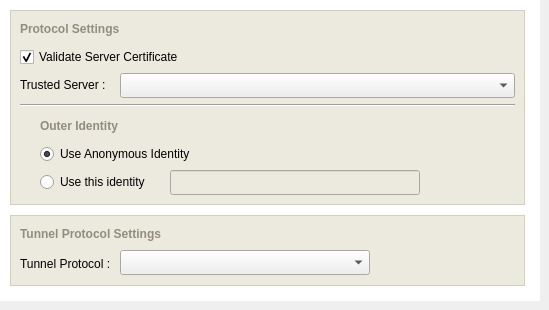
      <widget class="QWidget" name="widgetTabsProfilesProtocolSettingsPage" >
       <attribute name="title" >
        <string>Protocol Settings</string>
       </attribute>
       <widget class="QFrame" name="backgroundTabsProfilesProtocolSettingsPage" >
        <property name="geometry" >
         <rect>
          <x>0</x>
          <y>0</y>
          <width>540</width>
          <height>301</height>
         </rect>
        </property>
        <property name="palette" >
         <palette>
          <active>
           <colorrole role="Base" >
            <brush brushstyle="SolidPattern" >
             <color alpha="255" >
              <red>255</red>
              <green>255</green>
              <blue>255</blue>
             </color>
            </brush>
           </colorrole>
           <colorrole role="Window" >
            <brush brushstyle="SolidPattern" >
             <color alpha="255" >
              <red>255</red>
              <green>255</green>
              <blue>255</blue>
             </color>
            </brush>
           </colorrole>
          </active>
          <inactive>
           <colorrole role="Base" >
            <brush brushstyle="SolidPattern" >
             <color alpha="255" >
              <red>255</red>
              <green>255</green>
              <blue>255</blue>
             </color>
            </brush>
           </colorrole>
           <colorrole role="Window" >
            <brush brushstyle="SolidPattern" >
             <color alpha="255" >
              <red>255</red>
              <green>255</green>
              <blue>255</blue>
             </color>
            </brush>
           </colorrole>
          </inactive>
          <disabled>
           <colorrole role="Base" >
            <brush brushstyle="SolidPattern" >
             <color alpha="255" >
              <red>255</red>
              <green>255</green>
              <blue>255</blue>
             </color>
            </brush>
           </colorrole>
           <colorrole role="Window" >
            <brush brushstyle="SolidPattern" >
             <color alpha="255" >
              <red>255</red>
              <green>255</green>
              <blue>255</blue>
             </color>
            </brush>
           </colorrole>
          </disabled>
         </palette>
        </property>
        <property name="autoFillBackground" >
         <bool>true</bool>
        </property>
        <property name="frameShape" >
         <enum>QFrame::NoFrame</enum>
        </property>
        <property name="frameShadow" >
         <enum>QFrame::Plain</enum>
        </property>
        <property name="lineWidth" >
         <number>0</number>
        </property>
        <widget class="QFrame" name="dataFrameProfilesTunneledProtocolSettings" >
         <property name="geometry" >
          <rect>
           <x>10</x>
           <y>215</y>
           <width>515</width>
           <height>71</height>
          </rect>
         </property>
         <property name="minimumSize" >
          <size>
           <width>515</width>
           <height>25</height>
          </size>
         </property>
         <property name="maximumSize" >
          <size>
           <width>515</width>
           <height>101</height>
          </size>
         </property>
         <property name="palette" >
          <palette>
           <active>
            <colorrole role="WindowText" >
             <brush brushstyle="SolidPattern" >
              <color alpha="255" >
               <red>208</red>
               <green>208</green>
               <blue>191</blue>
              </color>
             </brush>
            </colorrole>
            <colorrole role="Base" >
             <brush brushstyle="SolidPattern" >
              <color alpha="255" >
               <red>255</red>
               <green>255</green>
               <blue>255</blue>
              </color>
             </brush>
            </colorrole>
            <colorrole role="Window" >
             <brush brushstyle="SolidPattern" >
              <color alpha="255" >
               <red>236</red>
               <green>234</green>
               <blue>223</blue>
              </color>
             </brush>
            </colorrole>
           </active>
           <inactive>
            <colorrole role="WindowText" >
             <brush brushstyle="SolidPattern" >
              <color alpha="255" >
               <red>208</red>
               <green>208</green>
               <blue>191</blue>
              </color>
             </brush>
            </colorrole>
            <colorrole role="Base" >
             <brush brushstyle="SolidPattern" >
              <color alpha="255" >
               <red>255</red>
               <green>255</green>
               <blue>255</blue>
              </color>
             </brush>
            </colorrole>
            <colorrole role="Window" >
             <brush brushstyle="SolidPattern" >
              <color alpha="255" >
               <red>236</red>
               <green>234</green>
               <blue>223</blue>
              </color>
             </brush>
            </colorrole>
           </inactive>
           <disabled>
            <colorrole role="WindowText" >
             <brush brushstyle="SolidPattern" >
              <color alpha="255" >
               <red>119</red>
               <green>119</green>
               <blue>119</blue>
              </color>
             </brush>
            </colorrole>
            <colorrole role="Base" >
             <brush brushstyle="SolidPattern" >
              <color alpha="255" >
               <red>236</red>
               <green>234</green>
               <blue>223</blue>
              </color>
             </brush>
            </colorrole>
            <colorrole role="Window" >
             <brush brushstyle="SolidPattern" >
              <color alpha="255" >
               <red>236</red>
               <green>234</green>
               <blue>223</blue>
              </color>
             </brush>
            </colorrole>
           </disabled>
          </palette>
         </property>
         <property name="autoFillBackground" >
          <bool>true</bool>
         </property>
         <property name="frameShape" >
          <enum>QFrame::Box</enum>
         </property>
         <property name="frameShadow" >
          <enum>QFrame::Plain</enum>
         </property>
         <widget class="QLabel" name="headerProfilesTunneledProtocolSettings" >
          <property name="geometry" >
           <rect>
            <x>10</x>
            <y>10</y>
            <width>460</width>
            <height>18</height>
           </rect>
          </property>
          <property name="minimumSize" >
           <size>
            <width>460</width>
            <height>18</height>
           </size>
          </property>
          <property name="maximumSize" >
           <size>
            <width>460</width>
            <height>18</height>
           </size>
          </property>
          <property name="palette" >
           <palette>
            <active>
             <colorrole role="WindowText" >
              <brush brushstyle="SolidPattern" >
               <color alpha="255" >
                <red>144</red>
                <green>141</green>
                <blue>124</blue>
               </color>
              </brush>
             </colorrole>
            </active>
            <inactive>
             <colorrole role="WindowText" >
              <brush brushstyle="SolidPattern" >
               <color alpha="255" >
                <red>144</red>
                <green>141</green>
                <blue>124</blue>
               </color>
              </brush>
             </colorrole>
            </inactive>
            <disabled>
             <colorrole role="WindowText" >
              <brush brushstyle="SolidPattern" >
               <color alpha="255" >
                <red>119</red>
                <green>119</green>
                <blue>119</blue>
               </color>
              </brush>
             </colorrole>
            </disabled>
           </palette>
          </property>
          <property name="font" >
           <font>
            <pointsize>9</pointsize>
            <weight>75</weight>
            <bold>true</bold>
           </font>
          </property>
          <property name="lineWidth" >
           <number>0</number>
          </property>
          <property name="text" >
           <string>Tunnel Protocol Settings</string>
          </property>
          <property name="alignment" >
           <set>Qt::AlignLeading|Qt::AlignLeft|Qt::AlignVCenter</set>
          </property>
          <property name="margin" >
           <number>0</number>
          </property>
          <property name="indent" >
           <number>0</number>
          </property>
         </widget>
         <widget class="QLabel" name="labelProfilesTunneledProtocol" >
          <property name="geometry" >
           <rect>
            <x>10</x>
            <y>38</y>
            <width>100</width>
            <height>22</height>
           </rect>
          </property>
          <property name="sizePolicy" >
           <sizepolicy vsizetype="Fixed" hsizetype="Fixed" >
            <horstretch>0</horstretch>
            <verstretch>0</verstretch>
           </sizepolicy>
          </property>
          <property name="palette" >
           <palette>
            <active>
             <colorrole role="WindowText" >
              <brush brushstyle="SolidPattern" >
               <color alpha="255" >
                <red>0</red>
                <green>0</green>
                <blue>0</blue>
               </color>
              </brush>
             </colorrole>
            </active>
            <inactive>
             <colorrole role="WindowText" >
              <brush brushstyle="SolidPattern" >
               <color alpha="255" >
                <red>0</red>
                <green>0</green>
                <blue>0</blue>
               </color>
              </brush>
             </colorrole>
            </inactive>
            <disabled>
             <colorrole role="WindowText" >
              <brush brushstyle="SolidPattern" >
               <color alpha="255" >
                <red>119</red>
                <green>119</green>
                <blue>119</blue>
               </color>
              </brush>
             </colorrole>
            </disabled>
           </palette>
          </property>
          <property name="lineWidth" >
           <number>0</number>
          </property>
          <property name="text" >
           <string>Tunnel Protocol :</string>
          </property>
          <property name="indent" >
           <number>0</number>
          </property>
         </widget>
         <widget class="QComboBox" name="dataComboProfilesTunneledProtocols" >
          <property name="geometry" >
           <rect>
            <x>110</x>
            <y>35</y>
            <width>250</width>
            <height>25</height>
           </rect>
          </property>
          <property name="minimumSize" >
           <size>
            <width>250</width>
            <height>25</height>
           </size>
          </property>
          <property name="maximumSize" >
           <size>
            <width>250</width>
            <height>25</height>
           </size>
          </property>
          <property name="maxCount" >
           <number>25</number>
          </property>
         </widget>
        </widget>
        <widget class="QFrame" name="dataFrameProfilesProtocolSettings" >
         <property name="geometry" >
          <rect>
           <x>10</x>
           <y>10</y>
           <width>515</width>
           <height>195</height>
          </rect>
         </property>
         <property name="minimumSize" >
          <size>
           <width>515</width>
           <height>100</height>
          </size>
         </property>
         <property name="maximumSize" >
          <size>
           <width>515</width>
           <height>200</height>
          </size>
         </property>
         <property name="palette" >
          <palette>
           <active>
            <colorrole role="WindowText" >
             <brush brushstyle="SolidPattern" >
              <color alpha="255" >
               <red>208</red>
               <green>208</green>
               <blue>191</blue>
              </color>
             </brush>
            </colorrole>
            <colorrole role="Base" >
             <brush brushstyle="SolidPattern" >
              <color alpha="255" >
               <red>255</red>
               <green>255</green>
               <blue>255</blue>
              </color>
             </brush>
            </colorrole>
            <colorrole role="Window" >
             <brush brushstyle="SolidPattern" >
              <color alpha="255" >
               <red>236</red>
               <green>234</green>
               <blue>223</blue>
              </color>
             </brush>
            </colorrole>
           </active>
           <inactive>
            <colorrole role="WindowText" >
             <brush brushstyle="SolidPattern" >
              <color alpha="255" >
               <red>208</red>
               <green>208</green>
               <blue>191</blue>
              </color>
             </brush>
            </colorrole>
            <colorrole role="Base" >
             <brush brushstyle="SolidPattern" >
              <color alpha="255" >
               <red>255</red>
               <green>255</green>
               <blue>255</blue>
              </color>
             </brush>
            </colorrole>
            <colorrole role="Window" >
             <brush brushstyle="SolidPattern" >
              <color alpha="255" >
               <red>236</red>
               <green>234</green>
               <blue>223</blue>
              </color>
             </brush>
            </colorrole>
           </inactive>
           <disabled>
            <colorrole role="WindowText" >
             <brush brushstyle="SolidPattern" >
              <color alpha="255" >
               <red>119</red>
               <green>119</green>
               <blue>119</blue>
              </color>
             </brush>
            </colorrole>
            <colorrole role="Base" >
             <brush brushstyle="SolidPattern" >
              <color alpha="255" >
               <red>236</red>
               <green>234</green>
               <blue>223</blue>
              </color>
             </brush>
            </colorrole>
            <colorrole role="Window" >
             <brush brushstyle="SolidPattern" >
              <color alpha="255" >
               <red>236</red>
               <green>234</green>
               <blue>223</blue>
              </color>
             </brush>
            </colorrole>
           </disabled>
          </palette>
         </property>
         <property name="autoFillBackground" >
          <bool>true</bool>
         </property>
         <property name="frameShape" >
          <enum>QFrame::Box</enum>
         </property>
         <property name="frameShadow" >
          <enum>QFrame::Plain</enum>
         </property>
         <widget class="Line" name="hlineProfiles" >
          <property name="geometry" >
           <rect>
            <x>10</x>
            <y>94</y>
            <width>495</width>
            <height>3</height>
           </rect>
          </property>
          <property name="orientation" >
           <enum>Qt::Horizontal</enum>
          </property>
         </widget>
         <widget class="QLabel" name="headerProfilesOuterIdentity" >
          <property name="geometry" >
           <rect>
            <x>30</x>
            <y>107</y>
            <width>460</width>
            <height>18</height>
           </rect>
          </property>
          <property name="minimumSize" >
           <size>
            <width>460</width>
            <height>18</height>
           </size>
          </property>
          <property name="maximumSize" >
           <size>
            <width>460</width>
            <height>18</height>
           </size>
          </property>
          <property name="palette" >
           <palette>
            <active>
             <colorrole role="WindowText" >
              <brush brushstyle="SolidPattern" >
               <color alpha="255" >
                <red>144</red>
                <green>141</green>
                <blue>124</blue>
               </color>
              </brush>
             </colorrole>
            </active>
            <inactive>
             <colorrole role="WindowText" >
              <brush brushstyle="SolidPattern" >
               <color alpha="255" >
                <red>144</red>
                <green>141</green>
                <blue>124</blue>
               </color>
              </brush>
             </colorrole>
            </inactive>
            <disabled>
             <colorrole role="WindowText" >
              <brush brushstyle="SolidPattern" >
               <color alpha="255" >
                <red>119</red>
                <green>119</green>
                <blue>119</blue>
               </color>
              </brush>
             </colorrole>
            </disabled>
           </palette>
          </property>
          <property name="font" >
           <font>
            <pointsize>9</pointsize>
            <weight>75</weight>
            <bold>true</bold>
           </font>
          </property>
          <property name="lineWidth" >
           <number>0</number>
          </property>
          <property name="text" >
           <string>Outer Identity</string>
          </property>
          <property name="alignment" >
           <set>Qt::AlignLeading|Qt::AlignLeft|Qt::AlignVCenter</set>
          </property>
          <property name="margin" >
           <number>0</number>
          </property>
          <property name="indent" >
           <number>0</number>
          </property>
         </widget>
         <widget class="QCheckBox" name="dataCheckboxValidateServer" >
          <property name="geometry" >
           <rect>
            <x>10</x>
            <y>38</y>
            <width>300</width>
            <height>18</height>
           </rect>
          </property>
          <property name="minimumSize" >
           <size>
            <width>300</width>
            <height>18</height>
           </size>
          </property>
          <property name="maximumSize" >
           <size>
            <width>300</width>
            <height>18</height>
           </size>
          </property>
          <property name="palette" >
           <palette>
            <active>
             <colorrole role="WindowText" >
              <brush brushstyle="SolidPattern" >
               <color alpha="255" >
                <red>0</red>
                <green>0</green>
                <blue>0</blue>
               </color>
              </brush>
             </colorrole>
            </active>
            <inactive>
             <colorrole role="WindowText" >
              <brush brushstyle="SolidPattern" >
               <color alpha="255" >
                <red>0</red>
                <green>0</green>
                <blue>0</blue>
               </color>
              </brush>
             </colorrole>
            </inactive>
            <disabled>
             <colorrole role="WindowText" >
              <brush brushstyle="SolidPattern" >
               <color alpha="255" >
                <red>119</red>
                <green>119</green>
                <blue>119</blue>
               </color>
              </brush>
             </colorrole>
            </disabled>
           </palette>
          </property>
          <property name="text" >
           <string>Validate Server Certificate</string>
          </property>
          <property name="checked" >
           <bool>true</bool>
          </property>
         </widget>
         <widget class="QRadioButton" name="dataRadioProfilesAnonymousIdentity" >
          <property name="geometry" >
           <rect>
            <x>30</x>
            <y>135</y>
            <width>300</width>
            <height>18</height>
           </rect>
          </property>
          <property name="minimumSize" >
           <size>
            <width>300</width>
            <height>18</height>
           </size>
          </property>
          <property name="maximumSize" >
           <size>
            <width>300</width>
            <height>18</height>
           </size>
          </property>
          <property name="palette" >
           <palette>
            <active>
             <colorrole role="WindowText" >
              <brush brushstyle="SolidPattern" >
               <color alpha="255" >
                <red>0</red>
                <green>0</green>
                <blue>0</blue>
               </color>
              </brush>
             </colorrole>
            </active>
            <inactive>
             <colorrole role="WindowText" >
              <brush brushstyle="SolidPattern" >
               <color alpha="255" >
                <red>0</red>
                <green>0</green>
                <blue>0</blue>
               </color>
              </brush>
             </colorrole>
            </inactive>
            <disabled>
             <colorrole role="WindowText" >
              <brush brushstyle="SolidPattern" >
               <color alpha="255" >
                <red>119</red>
                <green>119</green>
                <blue>119</blue>
               </color>
              </brush>
             </colorrole>
            </disabled>
           </palette>
          </property>
          <property name="text" >
           <string>Use Anonymous Identity</string>
          </property>
          <property name="checked" >
           <bool>true</bool>
          </property>
         </widget>
         <widget class="QLineEdit" name="dataFieldProfilesUseThisIdentity" >
          <property name="enabled" >
           <bool>false</bool>
          </property>
          <property name="geometry" >
           <rect>
            <x>160</x>
            <y>160</y>
            <width>250</width>
            <height>25</height>
           </rect>
          </property>
          <property name="minimumSize" >
           <size>
            <width>250</width>
            <height>25</height>
           </size>
          </property>
          <property name="maximumSize" >
           <size>
            <width>250</width>
            <height>25</height>
           </size>
          </property>
          <property name="palette" >
           <palette>
            <active>
             <colorrole role="WindowText" >
              <brush brushstyle="SolidPattern" >
               <color alpha="255" >
                <red>208</red>
                <green>208</green>
                <blue>191</blue>
               </color>
              </brush>
             </colorrole>
             <colorrole role="Base" >
              <brush brushstyle="SolidPattern" >
               <color alpha="255" >
                <red>255</red>
                <green>255</green>
                <blue>255</blue>
               </color>
              </brush>
             </colorrole>
             <colorrole role="Window" >
              <brush brushstyle="SolidPattern" >
               <color alpha="255" >
                <red>236</red>
                <green>234</green>
                <blue>223</blue>
               </color>
              </brush>
             </colorrole>
            </active>
            <inactive>
             <colorrole role="WindowText" >
              <brush brushstyle="SolidPattern" >
               <color alpha="255" >
                <red>208</red>
                <green>208</green>
                <blue>191</blue>
               </color>
              </brush>
             </colorrole>
             <colorrole role="Base" >
              <brush brushstyle="SolidPattern" >
               <color alpha="255" >
                <red>255</red>
                <green>255</green>
                <blue>255</blue>
               </color>
              </brush>
             </colorrole>
             <colorrole role="Window" >
              <brush brushstyle="SolidPattern" >
               <color alpha="255" >
                <red>236</red>
                <green>234</green>
                <blue>223</blue>
               </color>
              </brush>
             </colorrole>
            </inactive>
            <disabled>
             <colorrole role="WindowText" >
              <brush brushstyle="SolidPattern" >
               <color alpha="255" >
                <red>119</red>
                <green>119</green>
                <blue>119</blue>
               </color>
              </brush>
             </colorrole>
             <colorrole role="Base" >
              <brush brushstyle="SolidPattern" >
               <color alpha="255" >
                <red>236</red>
                <green>234</green>
                <blue>223</blue>
               </color>
              </brush>
             </colorrole>
             <colorrole role="Window" >
              <brush brushstyle="SolidPattern" >
               <color alpha="255" >
                <red>236</red>
                <green>234</green>
                <blue>223</blue>
               </color>
              </brush>
             </colorrole>
            </disabled>
           </palette>
          </property>
          <property name="maxLength" >
           <number>255</number>
          </property>
         </widget>
         <widget class="QRadioButton" name="dataRadioProfielsUseThisIdentity" >
          <property name="geometry" >
           <rect>
            <x>30</x>
            <y>163</y>
            <width>120</width>
            <height>18</height>
           </rect>
          </property>
          <property name="minimumSize" >
           <size>
            <width>120</width>
            <height>18</height>
           </size>
          </property>
          <property name="maximumSize" >
           <size>
            <width>120</width>
            <height>18</height>
           </size>
          </property>
          <property name="palette" >
           <palette>
            <active>
             <colorrole role="WindowText" >
              <brush brushstyle="SolidPattern" >
               <color alpha="255" >
                <red>0</red>
                <green>0</green>
                <blue>0</blue>
               </color>
              </brush>
             </colorrole>
            </active>
            <inactive>
             <colorrole role="WindowText" >
              <brush brushstyle="SolidPattern" >
               <color alpha="255" >
                <red>0</red>
                <green>0</green>
                <blue>0</blue>
               </color>
              </brush>
             </colorrole>
            </inactive>
            <disabled>
             <colorrole role="WindowText" >
              <brush brushstyle="SolidPattern" >
               <color alpha="255" >
                <red>119</red>
                <green>119</green>
                <blue>119</blue>
               </color>
              </brush>
             </colorrole>
            </disabled>
           </palette>
          </property>
          <property name="text" >
           <string>Use this identity</string>
          </property>
         </widget>
         <widget class="QLabel" name="headerProfilesProtocolSettings" >
          <property name="geometry" >
           <rect>
            <x>10</x>
            <y>10</y>
            <width>460</width>
            <height>18</height>
           </rect>
          </property>
          <property name="minimumSize" >
           <size>
            <width>460</width>
            <height>18</height>
           </size>
          </property>
          <property name="maximumSize" >
           <size>
            <width>460</width>
            <height>18</height>
           </size>
          </property>
          <property name="palette" >
           <palette>
            <active>
             <colorrole role="WindowText" >
              <brush brushstyle="SolidPattern" >
               <color alpha="255" >
                <red>144</red>
                <green>141</green>
                <blue>124</blue>
               </color>
              </brush>
             </colorrole>
            </active>
            <inactive>
             <colorrole role="WindowText" >
              <brush brushstyle="SolidPattern" >
               <color alpha="255" >
                <red>144</red>
                <green>141</green>
                <blue>124</blue>
               </color>
              </brush>
             </colorrole>
            </inactive>
            <disabled>
             <colorrole role="WindowText" >
              <brush brushstyle="SolidPattern" >
               <color alpha="255" >
                <red>119</red>
                <green>119</green>
                <blue>119</blue>
               </color>
              </brush>
             </colorrole>
            </disabled>
           </palette>
          </property>
          <property name="font" >
           <font>
            <pointsize>9</pointsize>
            <weight>75</weight>
            <bold>true</bold>
           </font>
          </property>
          <property name="lineWidth" >
           <number>0</number>
          </property>
          <property name="text" >
           <string>Protocol Settings</string>
          </property>
          <property name="alignment" >
           <set>Qt::AlignLeading|Qt::AlignLeft|Qt::AlignVCenter</set>
          </property>
          <property name="margin" >
           <number>0</number>
          </property>
          <property name="indent" >
           <number>0</number>
          </property>
         </widget>
         <widget class="QLabel" name="labelComboProfilesTrustedServers" >
          <property name="geometry" >
           <rect>
            <x>10</x>
            <y>66</y>
            <width>100</width>
            <height>18</height>
           </rect>
          </property>
          <property name="sizePolicy" >
           <sizepolicy vsizetype="Fixed" hsizetype="Fixed" >
            <horstretch>0</horstretch>
            <verstretch>0</verstretch>
           </sizepolicy>
          </property>
          <property name="minimumSize" >
           <size>
            <width>100</width>
            <height>18</height>
           </size>
          </property>
          <property name="maximumSize" >
           <size>
            <width>100</width>
            <height>18</height>
           </size>
          </property>
          <property name="palette" >
           <palette>
            <active>
             <colorrole role="WindowText" >
              <brush brushstyle="SolidPattern" >
               <color alpha="255" >
                <red>0</red>
                <green>0</green>
                <blue>0</blue>
               </color>
              </brush>
             </colorrole>
            </active>
            <inactive>
             <colorrole role="WindowText" >
              <brush brushstyle="SolidPattern" >
               <color alpha="255" >
                <red>0</red>
                <green>0</green>
                <blue>0</blue>
               </color>
              </brush>
             </colorrole>
            </inactive>
            <disabled>
             <colorrole role="WindowText" >
              <brush brushstyle="SolidPattern" >
               <color alpha="255" >
                <red>119</red>
                <green>119</green>
                <blue>119</blue>
               </color>
              </brush>
             </colorrole>
            </disabled>
           </palette>
          </property>
          <property name="text" >
           <string>Trusted Server : </string>
          </property>
         </widget>
         <widget class="QComboBox" name="dataComboProfilesTrustedServers" >
          <property name="geometry" >
           <rect>
            <x>110</x>
            <y>63</y>
            <width>395</width>
            <height>25</height>
           </rect>
          </property>
          <property name="minimumSize" >
           <size>
            <width>395</width>
            <height>25</height>
           </size>
          </property>
          <property name="maximumSize" >
           <size>
            <width>395</width>
            <height>25</height>
           </size>
          </property>
         </widget>
        </widget>
       </widget>
      </widget>
